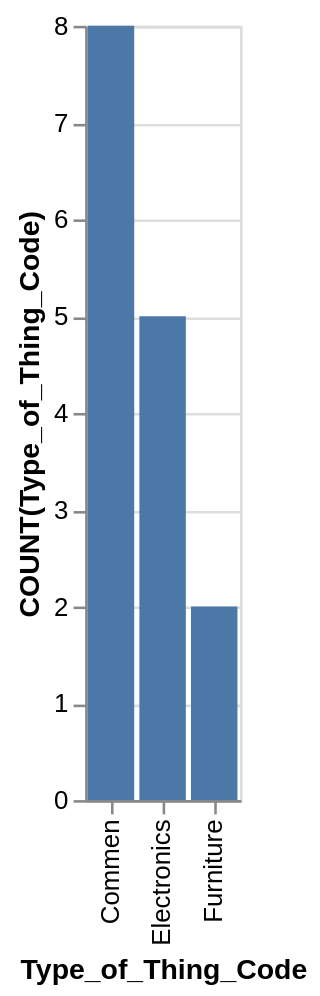

This figure's Vega-Lite source:
### Vega-Lite specification from a JSON file in a GitHub repository (floating-point values rounded to 4 significant figures)
{"data": {"values": [{"x_data": "Commen", "y_data": 8}, {"x_data": "Electronics", "y_data": 5}, {"x_data": "Furniture", "y_data": 2}]}, "mark": "bar", "encoding": {"x": {"field": "x_data", "type": "nominal", "title": "Type_of_Thing_Code", "sort": {"op": "sum", "field": "y_data", "order": "descending"}}, "y": {"field": "y_data", "type": "quantitative", "title": "COUNT(Type_of_Thing_Code)"}}}
